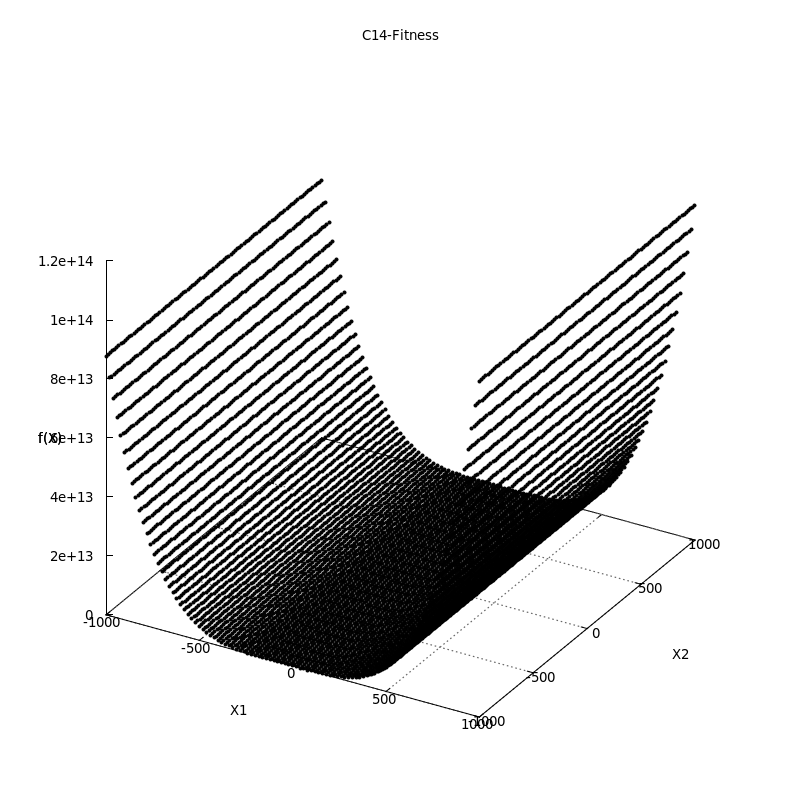

This figure's gnuplot source:
set terminal pngcairo size 800,800 enhanced font 'Verdana,10'
set output "Fitness.png"
set title "C14-Fitness"
#
set yrange [-1000:1000]
set xrange [-1000:1000]
set xlabel "X1"
set ylabel "X2"
set zlabel "f(X)"
set grid ytics lt 0 lw 2 lc rgb "#666666"
set grid xtics lt 0 lw 2 lc rgb "#666666"
#
set ticslevel 0
#
splot "data/Fitness.dat" using 1:2:3 title '' pt 7 ps 0.5 lt 0
